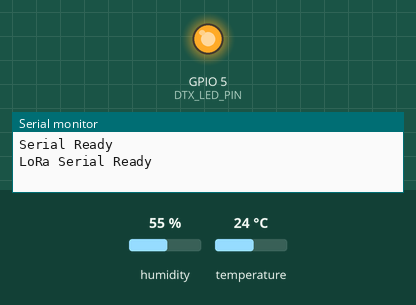
The sketch below on a simulated ESP32. On the bench: output pins drawn as LEDs (lit = HIGH), the last lines printed to the serial monitor. The test bench sets the inputs (shaded band); at power-on: humidity 55 %, temperature 24 °C. The modem accepts every AT command (registered, SIM ready, sends succeed) and sends nothing else.

Above: at 1.5 s.
At 4.5 s:
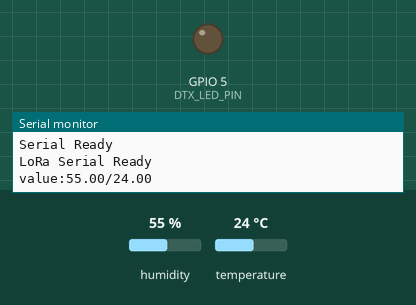
Timing chart, 0 to 7.9 s (numbered marks = the images above):
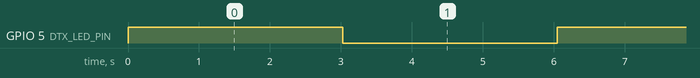

Measured:
- by itself, GPIO 5 (DTX_LED_PIN): alternates HIGH for 3.0 s and LOW for 3.0 s

The sketch:

Lab13_DHT11_LoRa_ESP32.ino
```cpp
/*****************************************************
* ESP32 DHT Reading
* DHT Input: ==> GPIO23.
* 讀取DHT11 溫濕度計，通過LoRa 模組發送出去。
* MJRoBot.org 9Sept17
*****************************************************/
//The HardwareSerial line assigns Serial to pins 16 and 17. ESP UART2
//UART1 is connect to Flash memory need patch Library
HardwareSerial Serial1(2);  //Tx2 Rx2 be Serial1
HardwareSerial& LoRaUART = Serial1; // LoRaUART = Serial1
/* DHT , Library Key Word= Adafruit Unified Sensor, DHT Sersor Library*/
#include "DHT.h"
#define DHTPIN 23     // what pin we're connected to GPIO23
#define DHTTYPE DHT11   // DHT 11
DHT dht(DHTPIN, DHTTYPE);
String sensorData;
const int DTX_LED_PIN = 5;
boolean ledState = false;

void setup() {
  Serial.begin(115200);

  while (!Serial) {
    ; // wait for serial port to connect. Needed for native USB port only
  }
  Serial.println("Serial Ready");

  LoRaUART.begin(9600);
  LoRaUART.println("AT");
  while (!LoRaUART.available()) {
    ;
  }
  Serial.println("LoRa Serial Ready");
  dht.begin();
  pinMode(DTX_LED_PIN, OUTPUT);
}

void loop()
{
  ledState = !ledState;
  digitalWrite(DTX_LED_PIN, ledState);
  delay(3 * 1000);
  float h = dht.readHumidity();
  float t = dht.readTemperature();
  if (isnan(h) || isnan(t)) {
    Serial.println("Failed to read from DHT sensor!");
    return;
  }

  sensorData = String(h, 2) + "/" + String(t, 2);
  Serial.println("value:"+sensorData);
  LoRaUART.println("AT+DTX=11,\"" + sensorData + "\"");
}
```
